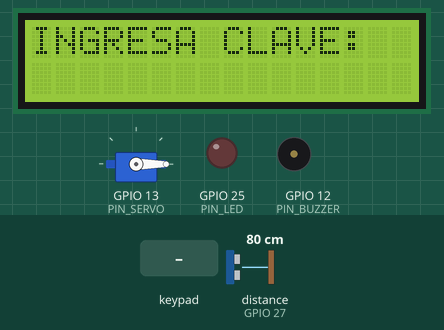
Bench run of a program on a simulated ESP32. On the bench: 16×2 character LCD, servo, output pins drawn as LEDs (lit = HIGH), buzzer (waves = sounding). Wiring (from diagram.json): ultrasonic range finder: trigger GPIO 26; echo GPIO 27. The inputs (shaded band) are chosen by the test bench; at power-on: distance to the obstacle (sensor on GPIO 27) 80 cm. The echo pulse lasts 58.3 µs per cm; WiFi joins after 1.5 s; servers stay silent unless stated; no MQTT or app messages arrive unless stated; pins used as bus, display or sensor lines are not drawn; what the program prints to the serial monitor is not drawn.

Above: at 2.8 s.
2.9 s: keypad keys 1 2 3 4 # pressed 0.4 s apart
At 5.7 s:
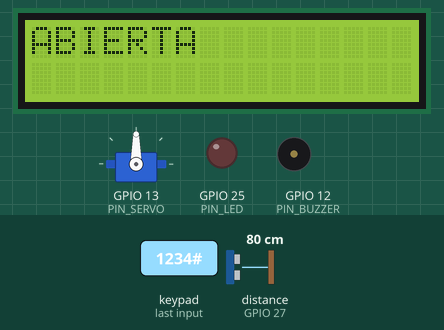
7.9 s: key '#' pressed
At 10.3 s:
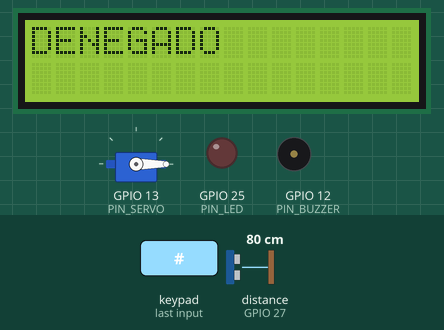
10.9 s: key 'A' pressed
At 13.0 s:
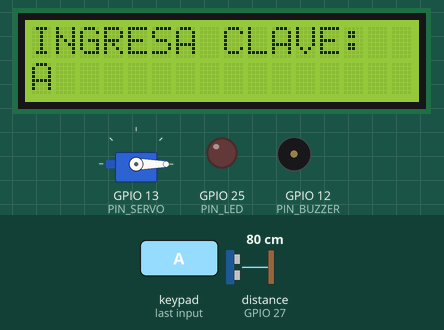
13.3 s: keypad keys 1 2 3 4 A pressed 0.4 s apart
At 15.4 s:
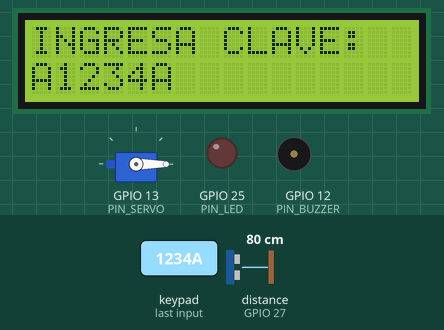
16.8 s: key 'B' pressed
At 17.1 s:
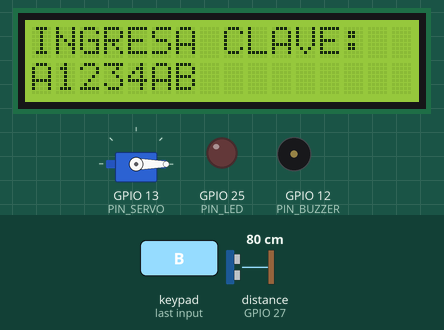
18.3 s: keypad keys 1 2 3 4 D pressed 0.4 s apart
At 20.6 s:
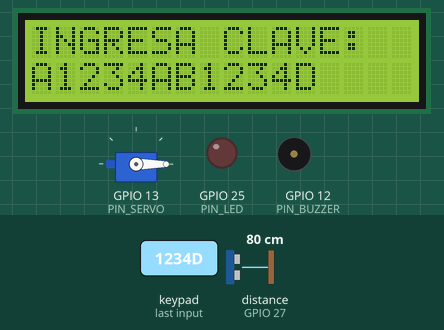
Timing chart, 0 to 22.1 s (numbered marks = the images above; inputs shaded):
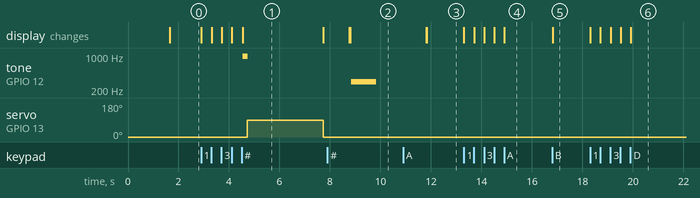

Measured:
- after the input at 2.9 s, tone on GPIO 12 (PIN_BUZZER): silent → 992 Hz after 1.7 s, → silent 0.20 s later; servo on GPIO 13 (PIN_SERVO): 0° → 90° after 1.8 s, → 0° 3.0 s later; the display: first changes at once (image 1 shows a later state)
- after the input at 7.9 s, tone on GPIO 12 (PIN_BUZZER): silent → 299 Hz after 0.94 s, → silent 1.0 s later; the display: first differs from a run without the input after 0.90 s (image 2)
- after the input at 10.9 s, the display: first differs from a run without the input after 0.94 s (image 3)
- after the input at 13.3 s, the display: first changes at once (image 4 shows a later state)
- after the input at 16.8 s, the display: changes at once (image 5)
- after the input at 18.3 s, the display: first changes at once (image 6 shows a later state)
- what the display in image 1 shows lasts 3.1 s, from 4.6 s to 7.7 s

The program:

main.cpp
```cpp
#include <Arduino.h>
#include <Wire.h>
#include <Keypad.h>
#include <LiquidCrystal_I2C.h>
#include <ESP32Servo.h>
#include <WiFi.h>
#include <PubSubClient.h>
#include <ArduinoJson.h>

#define PIN_TRIG 26
#define PIN_ECHO 27
#define PIN_SERVO 13
#define PIN_BUZZER 12
#define PIN_LED 25

const char* WIFI_SSID = "Wokwi-GUEST";
const char* WIFI_PASS = "";
const char* SERVIDOR_MQTT = "broker.hivemq.com";
const int PUERTO_MQTT = 1883;
const char* TOPIC_INTENTOS = "puerta-inteligente/intentos";
const char* TOPIC_PUERTA = "puerta-inteligente/puerta";

char teclas[4][4] = {
  {'1','2','3','A'},
  {'4','5','6','B'},
  {'7','8','9','C'},
  {'*','0','#','D'}
};

byte pinesFilas[4] = {19, 18, 5, 17};
byte pinesColumnas[4] = {16, 4, 2, 15};

Keypad teclado = Keypad(makeKeymap(teclas), pinesFilas, pinesColumnas, 4, 4);
LiquidCrystal_I2C pantalla(0x27, 16, 2);
Servo servo;
WiFiClient clienteWifi;
PubSubClient mqtt(clienteWifi);

String clave = "1234";
String entrada = "";

void conectarWiFi() {
  WiFi.begin(WIFI_SSID, WIFI_PASS);
  while (WiFi.status() != WL_CONNECTED) {
    delay(500);
    Serial.print(".");
  }
  Serial.println("\nWiFi conectado");
}

void conectarMQTT() {
  mqtt.setServer(SERVIDOR_MQTT, PUERTO_MQTT);
  while (!mqtt.connected()) {
    if (mqtt.connect("esp32-puerta")) {
      Serial.println("MQTT conectado");
    } else {
      delay(5000);
    }
  }
}

long leerDistancia() {
  digitalWrite(PIN_TRIG, LOW);
  delayMicroseconds(2);
  digitalWrite(PIN_TRIG, HIGH);
  delayMicroseconds(10);
  digitalWrite(PIN_TRIG, LOW);
  return pulseIn(PIN_ECHO, HIGH) * 0.034 / 2;
}

void sonar(int frecuencia, int duracion) {
  int onda = 1000000 / frecuencia;
  long ciclos = (duracion * 1000L) / onda;
  for (long i = 0; i < ciclos; i++) {
    digitalWrite(PIN_BUZZER, HIGH);
    delayMicroseconds(onda / 2);
    digitalWrite(PIN_BUZZER, LOW);
    delayMicroseconds(onda / 2);
  }
}

void enviarEvento(const char* tipo, const char* resultado, const char* estado, int distancia) {
  if (!mqtt.connected()) return;

  StaticJsonDocument<128> doc;
  doc["tipo"] = tipo;
  if (resultado) doc["resultado"] = resultado;
  if (estado) doc["estado"] = estado;
  doc["distancia_cm"] = distancia;

  char buffer[128];
  serializeJson(doc, buffer);

  const char* topic = (strcmp(tipo, "intento") == 0) ? TOPIC_INTENTOS : TOPIC_PUERTA;
  mqtt.publish(topic, buffer);
  Serial.println(buffer);
}

void abrirPuerta() {
  pantalla.clear();
  pantalla.print("ABIERTA");
  sonar(1000, 200);
  enviarEvento("puerta", NULL, "abierta", leerDistancia());

  servo.write(90);
  delay(3000);

  while (leerDistancia() < 50) delay(200);

  pantalla.clear();
  pantalla.print("CERRANDO");
  enviarEvento("puerta", NULL, "cerrada", leerDistancia());
  servo.write(0);
  delay(1000);
}

void denegarAcceso() {
  pantalla.clear();
  pantalla.print("DENEGADO");
  sonar(300, 1000);
  delay(2000);
}

void setup() {
  Serial.begin(115200);
  Wire.begin(21, 22);

  pantalla.init();
  pantalla.backlight();
  pantalla.print("INICIANDO");

  pinMode(PIN_TRIG, OUTPUT);
  pinMode(PIN_ECHO, INPUT);
  pinMode(PIN_LED, OUTPUT);
  pinMode(PIN_BUZZER, OUTPUT);

  servo.setPeriodHertz(50);
  servo.attach(PIN_SERVO, 500, 2400);
  servo.write(0);

  conectarWiFi();
  conectarMQTT();

  pantalla.clear();
  pantalla.print("INGRESA CLAVE:");
}

void loop() {
  if (!mqtt.connected()) conectarMQTT();
  mqtt.loop();

  long distancia = leerDistancia();
  digitalWrite(PIN_LED, distancia > 0 && distancia < 30 ? HIGH : LOW);

  char tecla = teclado.getKey();
  if (!tecla) return;

  if (tecla == '*') {
    entrada = "";
    pantalla.setCursor(0, 1);
    pantalla.print("                ");
  } else if (tecla == '#') {
    bool exito = (entrada == clave);
    enviarEvento("intento", exito ? "exitoso" : "fallido", NULL, distancia);

    if (exito) {
      abrirPuerta();
    } else {
      denegarAcceso();
    }

    entrada = "";
    pantalla.clear();
    pantalla.print("INGRESA CLAVE:");
  } else {
    entrada += tecla;
    pantalla.setCursor(0, 1);
    pantalla.print(entrada);
  }
}
```
